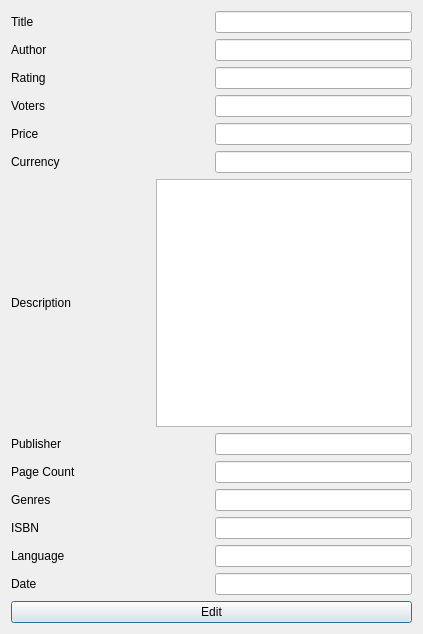
<?xml version="1.0" encoding="UTF-8"?>
<ui version="4.0">
 <class>EditDialog</class>
 <widget class="QDialog" name="EditDialog">
  <property name="geometry">
   <rect>
    <x>0</x>
    <y>0</y>
    <width>423</width>
    <height>634</height>
   </rect>
  </property>
  <property name="windowTitle">
   <string>Dialog</string>
  </property>
  <layout class="QGridLayout" name="gridLayout">
   <item row="0" column="0">
    <layout class="QHBoxLayout" name="horizontalLayout">
     <item>
      <widget class="QLabel" name="labeltitle">
       <property name="sizePolicy">
        <sizepolicy hsizetype="Preferred" vsizetype="Preferred">
         <horstretch>0</horstretch>
         <verstretch>0</verstretch>
        </sizepolicy>
       </property>
       <property name="text">
        <string>Title</string>
       </property>
      </widget>
     </item>
     <item>
      <widget class="QLineEdit" name="editTitle">
       <property name="sizePolicy">
        <sizepolicy hsizetype="Preferred" vsizetype="Fixed">
         <horstretch>0</horstretch>
         <verstretch>0</verstretch>
        </sizepolicy>
       </property>
      </widget>
     </item>
    </layout>
   </item>
   <item row="1" column="0">
    <layout class="QHBoxLayout" name="horizontalLayout_2">
     <item>
      <widget class="QLabel" name="label_5">
       <property name="sizePolicy">
        <sizepolicy hsizetype="Preferred" vsizetype="Preferred">
         <horstretch>0</horstretch>
         <verstretch>0</verstretch>
        </sizepolicy>
       </property>
       <property name="text">
        <string>Author</string>
       </property>
      </widget>
     </item>
     <item>
      <widget class="QLineEdit" name="editAuthor">
       <property name="sizePolicy">
        <sizepolicy hsizetype="Preferred" vsizetype="Fixed">
         <horstretch>0</horstretch>
         <verstretch>0</verstretch>
        </sizepolicy>
       </property>
      </widget>
     </item>
    </layout>
   </item>
   <item row="2" column="0">
    <layout class="QHBoxLayout" name="horizontalLayout_3">
     <item>
      <widget class="QLabel" name="label_3">
       <property name="sizePolicy">
        <sizepolicy hsizetype="Preferred" vsizetype="Preferred">
         <horstretch>0</horstretch>
         <verstretch>0</verstretch>
        </sizepolicy>
       </property>
       <property name="text">
        <string>Rating</string>
       </property>
      </widget>
     </item>
     <item>
      <widget class="QLineEdit" name="editRating">
       <property name="sizePolicy">
        <sizepolicy hsizetype="Preferred" vsizetype="Fixed">
         <horstretch>0</horstretch>
         <verstretch>0</verstretch>
        </sizepolicy>
       </property>
      </widget>
     </item>
    </layout>
   </item>
   <item row="3" column="0">
    <layout class="QHBoxLayout" name="horizontalLayout_4">
     <item>
      <widget class="QLabel" name="label_2">
       <property name="sizePolicy">
        <sizepolicy hsizetype="Preferred" vsizetype="Preferred">
         <horstretch>0</horstretch>
         <verstretch>0</verstretch>
        </sizepolicy>
       </property>
       <property name="text">
        <string>Voters</string>
       </property>
      </widget>
     </item>
     <item>
      <widget class="QLineEdit" name="editVoters">
       <property name="sizePolicy">
        <sizepolicy hsizetype="Preferred" vsizetype="Fixed">
         <horstretch>0</horstretch>
         <verstretch>0</verstretch>
        </sizepolicy>
       </property>
      </widget>
     </item>
    </layout>
   </item>
   <item row="4" column="0">
    <layout class="QHBoxLayout" name="horizontalLayout_5">
     <item>
      <widget class="QLabel" name="label">
       <property name="sizePolicy">
        <sizepolicy hsizetype="Preferred" vsizetype="Preferred">
         <horstretch>0</horstretch>
         <verstretch>0</verstretch>
        </sizepolicy>
       </property>
       <property name="text">
        <string>Price</string>
       </property>
      </widget>
     </item>
     <item>
      <widget class="QLineEdit" name="editPrice">
       <property name="sizePolicy">
        <sizepolicy hsizetype="Preferred" vsizetype="Fixed">
         <horstretch>0</horstretch>
         <verstretch>0</verstretch>
        </sizepolicy>
       </property>
      </widget>
     </item>
    </layout>
   </item>
   <item row="5" column="0">
    <layout class="QHBoxLayout" name="horizontalLayout_6">
     <item>
      <widget class="QLabel" name="label_4">
       <property name="sizePolicy">
        <sizepolicy hsizetype="Preferred" vsizetype="Preferred">
         <horstretch>0</horstretch>
         <verstretch>0</verstretch>
        </sizepolicy>
       </property>
       <property name="text">
        <string>Currency</string>
       </property>
      </widget>
     </item>
     <item>
      <widget class="QLineEdit" name="editCurrency">
       <property name="sizePolicy">
        <sizepolicy hsizetype="Preferred" vsizetype="Fixed">
         <horstretch>0</horstretch>
         <verstretch>0</verstretch>
        </sizepolicy>
       </property>
      </widget>
     </item>
    </layout>
   </item>
   <item row="6" column="0">
    <layout class="QHBoxLayout" name="horizontalLayout_7">
     <item>
      <widget class="QLabel" name="label_7">
       <property name="sizePolicy">
        <sizepolicy hsizetype="Preferred" vsizetype="Preferred">
         <horstretch>0</horstretch>
         <verstretch>0</verstretch>
        </sizepolicy>
       </property>
       <property name="text">
        <string>Description</string>
       </property>
      </widget>
     </item>
     <item>
      <widget class="QTextEdit" name="editDescription">
       <property name="sizePolicy">
        <sizepolicy hsizetype="Preferred" vsizetype="Expanding">
         <horstretch>0</horstretch>
         <verstretch>0</verstretch>
        </sizepolicy>
       </property>
      </widget>
     </item>
    </layout>
   </item>
   <item row="7" column="0">
    <layout class="QHBoxLayout" name="horizontalLayout_8">
     <item>
      <widget class="QLabel" name="label_8">
       <property name="sizePolicy">
        <sizepolicy hsizetype="Preferred" vsizetype="Preferred">
         <horstretch>0</horstretch>
         <verstretch>0</verstretch>
        </sizepolicy>
       </property>
       <property name="text">
        <string>Publisher</string>
       </property>
      </widget>
     </item>
     <item>
      <widget class="QLineEdit" name="editPublisher">
       <property name="sizePolicy">
        <sizepolicy hsizetype="Preferred" vsizetype="Fixed">
         <horstretch>0</horstretch>
         <verstretch>0</verstretch>
        </sizepolicy>
       </property>
      </widget>
     </item>
    </layout>
   </item>
   <item row="8" column="0">
    <layout class="QHBoxLayout" name="horizontalLayout_9">
     <item>
      <widget class="QLabel" name="label_9">
       <property name="sizePolicy">
        <sizepolicy hsizetype="Preferred" vsizetype="Preferred">
         <horstretch>0</horstretch>
         <verstretch>0</verstretch>
        </sizepolicy>
       </property>
       <property name="text">
        <string>Page Count</string>
       </property>
      </widget>
     </item>
     <item>
      <widget class="QLineEdit" name="editPageCount">
       <property name="sizePolicy">
        <sizepolicy hsizetype="Preferred" vsizetype="Fixed">
         <horstretch>0</horstretch>
         <verstretch>0</verstretch>
        </sizepolicy>
       </property>
      </widget>
     </item>
    </layout>
   </item>
   <item row="9" column="0">
    <layout class="QHBoxLayout" name="horizontalLayout_10">
     <item>
      <widget class="QLabel" name="label_10">
       <property name="sizePolicy">
        <sizepolicy hsizetype="Preferred" vsizetype="Preferred">
         <horstretch>0</horstretch>
         <verstretch>0</verstretch>
        </sizepolicy>
       </property>
       <property name="text">
        <string>Genres</string>
       </property>
      </widget>
     </item>
     <item>
      <widget class="QLineEdit" name="editGenres">
       <property name="sizePolicy">
        <sizepolicy hsizetype="Preferred" vsizetype="Fixed">
         <horstretch>0</horstretch>
         <verstretch>0</verstretch>
        </sizepolicy>
       </property>
      </widget>
     </item>
    </layout>
   </item>
   <item row="10" column="0">
    <layout class="QHBoxLayout" name="horizontalLayout_11">
     <item>
      <widget class="QLabel" name="label_11">
       <property name="sizePolicy">
        <sizepolicy hsizetype="Preferred" vsizetype="Preferred">
         <horstretch>0</horstretch>
         <verstretch>0</verstretch>
        </sizepolicy>
       </property>
       <property name="text">
        <string>ISBN</string>
       </property>
      </widget>
     </item>
     <item>
      <widget class="QLineEdit" name="editISBN">
       <property name="sizePolicy">
        <sizepolicy hsizetype="Preferred" vsizetype="Fixed">
         <horstretch>0</horstretch>
         <verstretch>0</verstretch>
        </sizepolicy>
       </property>
      </widget>
     </item>
    </layout>
   </item>
   <item row="11" column="0">
    <layout class="QHBoxLayout" name="horizontalLayout_12">
     <item>
      <widget class="QLabel" name="label_12">
       <property name="sizePolicy">
        <sizepolicy hsizetype="Preferred" vsizetype="Preferred">
         <horstretch>0</horstretch>
         <verstretch>0</verstretch>
        </sizepolicy>
       </property>
       <property name="text">
        <string>Language</string>
       </property>
      </widget>
     </item>
     <item>
      <widget class="QLineEdit" name="editLanguage">
       <property name="sizePolicy">
        <sizepolicy hsizetype="Preferred" vsizetype="Fixed">
         <horstretch>0</horstretch>
         <verstretch>0</verstretch>
        </sizepolicy>
       </property>
      </widget>
     </item>
    </layout>
   </item>
   <item row="12" column="0">
    <layout class="QHBoxLayout" name="horizontalLayout_13">
     <item>
      <widget class="QLabel" name="label_13">
       <property name="sizePolicy">
        <sizepolicy hsizetype="Preferred" vsizetype="Preferred">
         <horstretch>0</horstretch>
         <verstretch>0</verstretch>
        </sizepolicy>
       </property>
       <property name="text">
        <string>Date</string>
       </property>
      </widget>
     </item>
     <item>
      <widget class="QLineEdit" name="editDate">
       <property name="sizePolicy">
        <sizepolicy hsizetype="Preferred" vsizetype="Fixed">
         <horstretch>0</horstretch>
         <verstretch>0</verstretch>
        </sizepolicy>
       </property>
      </widget>
     </item>
    </layout>
   </item>
   <item row="13" column="0">
    <widget class="QPushButton" name="editAccept">
     <property name="text">
      <string>Edit</string>
     </property>
    </widget>
   </item>
  </layout>
 </widget>
 <resources/>
 <connections/>
</ui>
